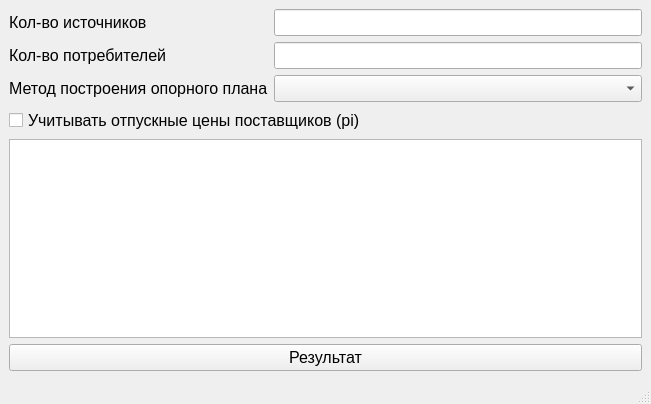
<?xml version="1.0" encoding="UTF-8"?>
<ui version="4.0">
 <class>MainWindow</class>
 <widget class="QMainWindow" name="MainWindow">
  <property name="geometry">
   <rect>
    <x>0</x>
    <y>0</y>
    <width>651</width>
    <height>404</height>
   </rect>
  </property>
  <property name="font">
   <font>
    <pointsize>12</pointsize>
   </font>
  </property>
  <property name="windowTitle">
   <string>MainWindow</string>
  </property>
  <widget class="QWidget" name="centralwidget">
   <layout class="QGridLayout" name="gridLayout">
    <item row="5" column="0">
     <widget class="QTableView" name="tableView"/>
    </item>
    <item row="6" column="0">
     <widget class="QPushButton" name="enter_result">
      <property name="text">
       <string>Результат</string>
      </property>
     </widget>
    </item>
    <item row="3" column="0">
     <layout class="QHBoxLayout" name="horizontalLayout_2">
      <item>
       <layout class="QVBoxLayout" name="verticalLayout_3">
        <item>
         <widget class="QLabel" name="label">
          <property name="text">
           <string>&lt;html&gt;&lt;head/&gt;&lt;body&gt;&lt;p&gt;&lt;span style=&quot; font-size:12pt;&quot;&gt;Кол-во источников&lt;/span&gt;&lt;/p&gt;&lt;/body&gt;&lt;/html&gt;</string>
          </property>
         </widget>
        </item>
        <item>
         <widget class="QLabel" name="label_2">
          <property name="text">
           <string>&lt;html&gt;&lt;head/&gt;&lt;body&gt;&lt;p&gt;&lt;span style=&quot; font-size:12pt;&quot;&gt;Кол-во потребителей&lt;/span&gt;&lt;/p&gt;&lt;/body&gt;&lt;/html&gt;</string>
          </property>
         </widget>
        </item>
        <item>
         <widget class="QLabel" name="label_3">
          <property name="text">
           <string>&lt;html&gt;&lt;head/&gt;&lt;body&gt;&lt;p&gt;Метод построения опорного плана&lt;/p&gt;&lt;/body&gt;&lt;/html&gt;</string>
          </property>
         </widget>
        </item>
       </layout>
      </item>
      <item>
       <layout class="QVBoxLayout" name="verticalLayout_4">
        <item>
         <widget class="QLineEdit" name="sources_count"/>
        </item>
        <item>
         <widget class="QLineEdit" name="customers_count"/>
        </item>
        <item>
         <widget class="QComboBox" name="comboBox_basic_plan"/>
        </item>
       </layout>
      </item>
     </layout>
    </item>
    <item row="4" column="0">
     <widget class="QCheckBox" name="checkBox_use_pi">
      <property name="text">
       <string>Учитывать отпускные цены поставщиков (pi)</string>
      </property>
     </widget>
    </item>
   </layout>
  </widget>
  <widget class="QMenuBar" name="menubar">
   <property name="geometry">
    <rect>
     <x>0</x>
     <y>0</y>
     <width>651</width>
     <height>26</height>
    </rect>
   </property>
  </widget>
  <widget class="QStatusBar" name="statusbar"/>
 </widget>
 <resources/>
 <connections/>
</ui>
